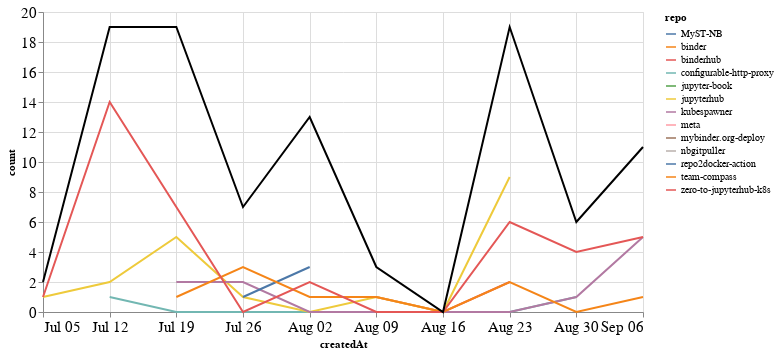

The cell this chart's notebook holds for it:
### Markdown cell above
## Comments

### Code cell
comments_time = comments.groupby('repo').resample('W', on='createdAt').count()['author'].reset_index()
comments_time = comments_time.rename(columns={'author': 'count'})
comments_time_total = comments_time.groupby('createdAt').agg({"count": "sum"}).reset_index()
ch1 = alt.Chart(comments_time, width=600).mark_line().encode(
    x='createdAt',
    y='count',
    color='repo',
    tooltip="repo"
)

ch2 = alt.Chart(comments_time_total, width=600).mark_line(color="black").encode(
    x='createdAt',
    y='count',
)

ch1 + ch2

### Figure 1 — Vega-Lite specification as saved in the notebook (floating-point values rounded to 4 significant figures)
{"config": {"axisLeft": {"labelFontSize": 15}, "axisBottom": {"labelFontSize": 15}}, "layer": [{"data": {"name": "data-ddc0a16e6be49920ea202bea61c50a45"}, "mark": "line", "encoding": {"color": {"type": "nominal", "field": "repo"}, "tooltip": {"type": "nominal", "field": "repo"}, "x": {"type": "temporal", "field": "createdAt"}, "y": {"type": "quantitative", "field": "count"}}, "width": 600}, {"data": {"name": "data-02f342cf28dd5c82c8552290315bc2c9"}, "mark": {"type": "line", "color": "black"}, "encoding": {"x": {"type": "temporal", "field": "createdAt"}, "y": {"type": "quantitative", "field": "count"}}, "width": 600}], "$schema": "https://vega.github.io/schema/vega-lite/v4.8.1.json", "datasets": {"data-ddc0a16e6be49920ea202bea61c50a45": [{"repo": "MyST-NB", "createdAt": "2020-08-02T00:00:00", "count": 2}, {"repo": "binder", "createdAt": "2020-07-19T00:00:00", "count": 2}, {"repo": "binderhub", "createdAt": "2020-08-09T00:00:00", "count": 1}, {"repo": "binderhub", "createdAt": "2020-08-16T00:00:00", "count": 0}, {"repo": "binderhub", "createdAt": "2020-08-23T00:00:00", "count": 2}, {"repo": "configurable-http-proxy", "createdAt": "2020-07-12T00:00:00", "count": 1}, {"repo": "configurable-http-proxy", "createdAt": "2020-07-19T00:00:00", "count": 0}, {"repo": "configurable-http-proxy", "createdAt": "2020-07-26T00:00:00", "count": 0}, {"repo": "configurable-http-proxy", "createdAt": "2020-08-02T00:00:00", "count": 0}, {"repo": "configurable-http-proxy", "createdAt": "2020-08-09T00:00:00", "count": 0}, {"repo": "configurable-http-proxy", "createdAt": "2020-08-16T00:00:00", "count": 0}, {"repo": "configurable-http-proxy", "createdAt": "2020-08-23T00:00:00", "count": 0}, {"repo": "configurable-http-proxy", "createdAt": "2020-08-30T00:00:00", "count": 1}, {"repo": "jupyter-book", "createdAt": "2020-07-12T00:00:00", "count": 1}, {"repo": "jupyterhub", "createdAt": "2020-07-05T00:00:00", "count": 1}, {"repo": "jupyterhub", "createdAt": "2020-07-12T00:00:00", "count": 2}, {"repo": "jupyterhub", "createdAt": "2020-07-19T00:00:00", "count": 5}, {"repo": "jupyterhub", "createdAt": "2020-07-26T00:00:00", "count": 1}, {"repo": "jupyterhub", "createdAt": "2020-08-02T00:00:00", "count": 0}, {"repo": "jupyterhub", "createdAt": "2020-08-09T00:00:00", "count": 1}, {"repo": "jupyterhub", "createdAt": "2020-08-16T00:00:00", "count": 0}, {"repo": "jupyterhub", "createdAt": "2020-08-23T00:00:00", "count": 9}, {"repo": "kubespawner", "createdAt": "2020-07-19T00:00:00", "count": 2}, {"repo": "kubespawner", "createdAt": "2020-07-26T00:00:00", "count": 2}, {"repo": "kubespawner", "createdAt": "2020-08-02T00:00:00", "count": 0}, {"repo": "kubespawner", "createdAt": "2020-08-09T00:00:00", "count": 0}, {"repo": "kubespawner", "createdAt": "2020-08-16T00:00:00", "count": 0}, {"repo": "kubespawner", "createdAt": "2020-08-23T00:00:00", "count": 0}, {"repo": "kubespawner", "createdAt": "2020-08-30T00:00:00", "count": 1}, {"repo": "kubespawner", "createdAt": "2020-09-06T00:00:00", "count": 5}, {"repo": "meta", "createdAt": "2020-07-19T00:00:00", "count": 2}, {"repo": "mybinder.org-deploy", "createdAt": "2020-07-12T00:00:00", "count": 1}, {"repo": "nbgitpuller", "createdAt": "2020-08-02T00:00:00", "count": 5}, {"repo": "repo2docker-action", "createdAt": "2020-07-26T00:00:00", "count": 1}, {"repo": "repo2docker-action", "createdAt": "2020-08-02T00:00:00", "count": 3}, {"repo": "team-compass", "createdAt": "2020-07-19T00:00:00", "count": 1}, {"repo": "team-compass", "createdAt": "2020-07-26T00:00:00", "count": 3}, {"repo": "team-compass", "createdAt": "2020-08-02T00:00:00", "count": 1}, {"repo": "team-compass", "createdAt": "2020-08-09T00:00:00", "count": 1}, {"repo": "team-compass", "createdAt": "2020-08-16T00:00:00", "count": 0}, {"repo": "team-compass", "createdAt": "2020-08-23T00:00:00", "count": 2}, {"repo": "team-compass", "createdAt": "2020-08-30T00:00:00", "count": 0}, {"repo": "team-compass", "createdAt": "2020-09-06T00:00:00", "count": 1}, {"repo": "zero-to-jupyterhub-k8s", "createdAt": "2020-07-05T00:00:00", "count": 1}, {"repo": "zero-to-jupyterhub-k8s", "createdAt": "2020-07-12T00:00:00", "count": 14}, {"repo": "zero-to-jupyterhub-k8s", "createdAt": "2020-07-19T00:00:00", "count": 7}, {"repo": "zero-to-jupyterhub-k8s", "createdAt": "2020-07-26T00:00:00", "count": 0}, {"repo": "zero-to-jupyterhub-k8s", "createdAt": "2020-08-02T00:00:00", "count": 2}, {"repo": "zero-to-jupyterhub-k8s", "createdAt": "2020-08-09T00:00:00", "count": 0}, {"repo": "zero-to-jupyterhub-k8s", "createdAt": "2020-08-16T00:00:00", "count": 0}, {"repo": "zero-to-jupyterhub-k8s", "createdAt": "2020-08-23T00:00:00", "count": 6}, {"repo": "zero-to-jupyterhub-k8s", "createdAt": "2020-08-30T00:00:00", "count": 4}, {"repo": "zero-to-jupyterhub-k8s", "createdAt": "2020-09-06T00:00:00", "count": 5}], "data-02f342cf28dd5c82c8552290315bc2c9": [{"createdAt": "2020-07-05T00:00:00", "count": 2}, {"createdAt": "2020-07-12T00:00:00", "count": 19}, {"createdAt": "2020-07-19T00:00:00", "count": 19}, {"createdAt": "2020-07-26T00:00:00", "count": 7}, {"createdAt": "2020-08-02T00:00:00", "count": 13}, {"createdAt": "2020-08-09T00:00:00", "count": 3}, {"createdAt": "2020-08-16T00:00:00", "count": 0}, {"createdAt": "2020-08-23T00:00:00", "count": 19}, {"createdAt": "2020-08-30T00:00:00", "count": 6}, {"createdAt": "2020-09-06T00:00:00", "count": 11}]}}
